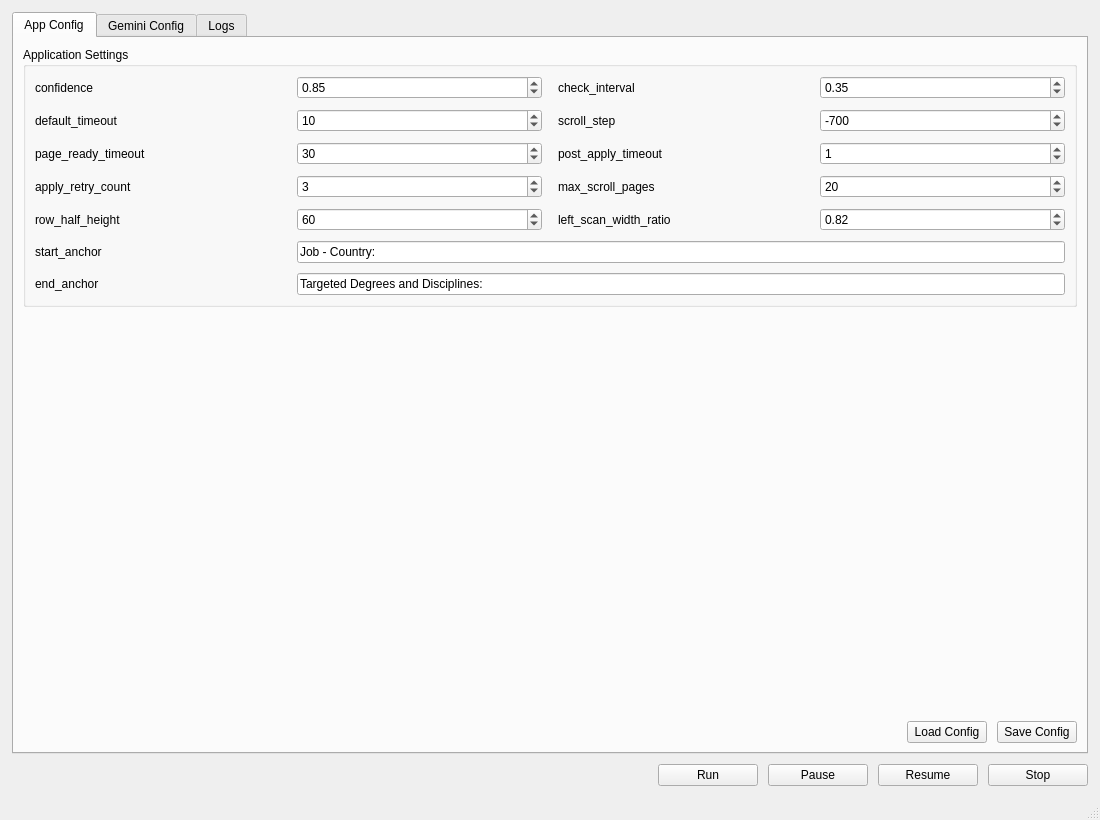
<?xml version="1.0" encoding="UTF-8"?>
<ui version="4.0">
 <class>MainWindow</class>
 <widget class="QMainWindow" name="MainWindow">
  <property name="geometry">
   <rect>
    <x>0</x>
    <y>0</y>
    <width>1100</width>
    <height>820</height>
   </rect>
  </property>
  <property name="windowTitle">
   <string>Application Automation Config</string>
  </property>
  <widget class="QWidget" name="centralwidget">
   <layout class="QVBoxLayout" name="verticalLayout_main">
    <property name="spacing">
     <number>10</number>
    </property>
    <property name="leftMargin">
     <number>12</number>
    </property>
    <property name="topMargin">
     <number>12</number>
    </property>
    <property name="rightMargin">
     <number>12</number>
    </property>
    <property name="bottomMargin">
     <number>12</number>
    </property>
    <item>
     <widget class="QTabWidget" name="tabWidget">
      <property name="currentIndex">
       <number>0</number>
      </property>
      <widget class="QWidget" name="tab_app_config">
       <attribute name="title">
        <string>App Config</string>
       </attribute>
       <layout class="QVBoxLayout" name="verticalLayout_app_tab">
        <property name="spacing">
         <number>10</number>
        </property>
        <item>
         <widget class="QGroupBox" name="groupBox_app_config">
          <property name="title">
           <string>Application Settings</string>
          </property>
          <layout class="QGridLayout" name="gridLayout_app_config">
           <property name="horizontalSpacing">
            <number>16</number>
           </property>
           <property name="verticalSpacing">
            <number>10</number>
           </property>
           <item row="0" column="0">
            <widget class="QLabel" name="label_confidence">
             <property name="text">
              <string>confidence</string>
             </property>
            </widget>
           </item>
           <item row="0" column="1">
            <widget class="QDoubleSpinBox" name="spin_confidence">
             <property name="decimals">
              <number>2</number>
             </property>
             <property name="minimum">
              <double>0.000000000000000</double>
             </property>
             <property name="maximum">
              <double>1.000000000000000</double>
             </property>
             <property name="singleStep">
              <double>0.010000000000000</double>
             </property>
             <property name="value">
              <double>0.850000000000000</double>
             </property>
            </widget>
           </item>
           <item row="0" column="2">
            <widget class="QLabel" name="label_check_interval">
             <property name="text">
              <string>check_interval</string>
             </property>
            </widget>
           </item>
           <item row="0" column="3">
            <widget class="QDoubleSpinBox" name="spin_check_interval">
             <property name="decimals">
              <number>2</number>
             </property>
             <property name="minimum">
              <double>0.000000000000000</double>
             </property>
             <property name="maximum">
              <double>9999.000000000000000</double>
             </property>
             <property name="singleStep">
              <double>0.050000000000000</double>
             </property>
             <property name="value">
              <double>0.350000000000000</double>
             </property>
            </widget>
           </item>
           <item row="1" column="0">
            <widget class="QLabel" name="label_default_timeout">
             <property name="text">
              <string>default_timeout</string>
             </property>
            </widget>
           </item>
           <item row="1" column="1">
            <widget class="QSpinBox" name="spin_default_timeout">
             <property name="maximum">
              <number>99999</number>
             </property>
             <property name="value">
              <number>10</number>
             </property>
            </widget>
           </item>
           <item row="1" column="2">
            <widget class="QLabel" name="label_scroll_step">
             <property name="text">
              <string>scroll_step</string>
             </property>
            </widget>
           </item>
           <item row="1" column="3">
            <widget class="QSpinBox" name="spin_scroll_step">
             <property name="minimum">
              <number>-999999</number>
             </property>
             <property name="maximum">
              <number>999999</number>
             </property>
             <property name="value">
              <number>-700</number>
             </property>
            </widget>
           </item>
           <item row="2" column="0">
            <widget class="QLabel" name="label_page_ready_timeout">
             <property name="text">
              <string>page_ready_timeout</string>
             </property>
            </widget>
           </item>
           <item row="2" column="1">
            <widget class="QSpinBox" name="spin_page_ready_timeout">
             <property name="maximum">
              <number>99999</number>
             </property>
             <property name="value">
              <number>30</number>
             </property>
            </widget>
           </item>
           <item row="2" column="2">
            <widget class="QLabel" name="label_post_apply_timeout">
             <property name="text">
              <string>post_apply_timeout</string>
             </property>
            </widget>
           </item>
           <item row="2" column="3">
            <widget class="QSpinBox" name="spin_post_apply_timeout">
             <property name="maximum">
              <number>100</number>
             </property>
             <property name="stepType">
              <enum>QAbstractSpinBox::StepType::DefaultStepType</enum>
             </property>
             <property name="value">
              <number>1</number>
             </property>
            </widget>
           </item>
           <item row="3" column="0">
            <widget class="QLabel" name="label_apply_retry_count">
             <property name="text">
              <string>apply_retry_count</string>
             </property>
            </widget>
           </item>
           <item row="3" column="1">
            <widget class="QSpinBox" name="spin_apply_retry_count">
             <property name="maximum">
              <number>99999</number>
             </property>
             <property name="value">
              <number>3</number>
             </property>
            </widget>
           </item>
           <item row="3" column="2">
            <widget class="QLabel" name="label_max_scroll_pages">
             <property name="text">
              <string>max_scroll_pages</string>
             </property>
            </widget>
           </item>
           <item row="3" column="3">
            <widget class="QSpinBox" name="spin_max_scroll_pages">
             <property name="maximum">
              <number>99999</number>
             </property>
             <property name="value">
              <number>20</number>
             </property>
            </widget>
           </item>
           <item row="4" column="0">
            <widget class="QLabel" name="label_row_half_height">
             <property name="text">
              <string>row_half_height</string>
             </property>
            </widget>
           </item>
           <item row="4" column="1">
            <widget class="QSpinBox" name="spin_row_half_height">
             <property name="maximum">
              <number>99999</number>
             </property>
             <property name="value">
              <number>60</number>
             </property>
            </widget>
           </item>
           <item row="4" column="2">
            <widget class="QLabel" name="label_left_scan_width_ratio">
             <property name="text">
              <string>left_scan_width_ratio</string>
             </property>
            </widget>
           </item>
           <item row="4" column="3">
            <widget class="QDoubleSpinBox" name="spin_left_scan_width_ratio">
             <property name="decimals">
              <number>2</number>
             </property>
             <property name="minimum">
              <double>0.000000000000000</double>
             </property>
             <property name="maximum">
              <double>1.000000000000000</double>
             </property>
             <property name="singleStep">
              <double>0.010000000000000</double>
             </property>
             <property name="value">
              <double>0.820000000000000</double>
             </property>
            </widget>
           </item>
           <item row="5" column="0">
            <widget class="QLabel" name="label_start_anchor">
             <property name="text">
              <string>start_anchor</string>
             </property>
            </widget>
           </item>
           <item row="5" column="1" colspan="3">
            <widget class="QLineEdit" name="edit_start_anchor">
             <property name="text">
              <string>Job - Country:</string>
             </property>
            </widget>
           </item>
           <item row="6" column="0">
            <widget class="QLabel" name="label_end_anchor">
             <property name="text">
              <string>end_anchor</string>
             </property>
            </widget>
           </item>
           <item row="6" column="1" colspan="3">
            <widget class="QLineEdit" name="edit_end_anchor">
             <property name="text">
              <string>Targeted Degrees and Disciplines:</string>
             </property>
            </widget>
           </item>
          </layout>
         </widget>
        </item>
        <item>
         <spacer name="verticalSpacer_app">
          <property name="orientation">
           <enum>Qt::Orientation::Vertical</enum>
          </property>
          <property name="sizeHint" stdset="0">
           <size>
            <width>20</width>
            <height>40</height>
           </size>
          </property>
         </spacer>
        </item>
        <item>
         <layout class="QHBoxLayout" name="horizontalLayout_app_buttons">
          <item>
           <spacer name="horizontalSpacer_app_left">
            <property name="orientation">
             <enum>Qt::Orientation::Horizontal</enum>
            </property>
            <property name="sizeHint" stdset="0">
             <size>
              <width>40</width>
              <height>20</height>
             </size>
            </property>
           </spacer>
          </item>
          <item>
           <widget class="QPushButton" name="button_load_app_config">
            <property name="text">
             <string>Load Config</string>
            </property>
           </widget>
          </item>
          <item>
           <widget class="QPushButton" name="button_save_app_config">
            <property name="text">
             <string>Save Config</string>
            </property>
           </widget>
          </item>
         </layout>
        </item>
       </layout>
      </widget>
      <widget class="QWidget" name="tab_gemini_config">
       <attribute name="title">
        <string>Gemini Config</string>
       </attribute>
       <layout class="QVBoxLayout" name="verticalLayout_gemini_tab">
        <property name="spacing">
         <number>10</number>
        </property>
        <item>
         <widget class="QScrollArea" name="scrollArea_gemini">
          <property name="widgetResizable">
           <bool>true</bool>
          </property>
          <widget class="QWidget" name="scrollAreaWidgetContents_gemini">
           <property name="geometry">
            <rect>
             <x>0</x>
             <y>0</y>
             <width>1031</width>
             <height>1339</height>
            </rect>
           </property>
           <layout class="QVBoxLayout" name="verticalLayout_gemini_content">
            <property name="spacing">
             <number>12</number>
            </property>
            <item>
             <widget class="QGroupBox" name="groupBox_gemini_basic">
              <property name="title">
               <string>Basic Gemini Settings</string>
              </property>
              <layout class="QGridLayout" name="gridLayout_gemini_basic">
               <property name="horizontalSpacing">
                <number>16</number>
               </property>
               <property name="verticalSpacing">
                <number>10</number>
               </property>
               <item row="1" column="0">
                <widget class="QLabel" name="label_model_name">
                 <property name="text">
                  <string>MODEL_NAME</string>
                 </property>
                </widget>
               </item>
               <item row="0" column="1">
                <widget class="QLineEdit" name="edit_api_key">
                 <property name="text">
                  <string/>
                 </property>
                 <property name="echoMode">
                  <enum>QLineEdit::EchoMode::Normal</enum>
                 </property>
                </widget>
               </item>
               <item row="0" column="0">
                <widget class="QLabel" name="label_api_key">
                 <property name="text">
                  <string>API_KEY</string>
                 </property>
                </widget>
               </item>
               <item row="1" column="1">
                <widget class="QLineEdit" name="edit_model_name">
                 <property name="text">
                  <string>gemini-2.5-flash</string>
                 </property>
                </widget>
               </item>
               <item row="2" column="1">
                <widget class="QSpinBox" name="spin_cover_letter_word_limit">
                 <property name="maximum">
                  <number>10000</number>
                 </property>
                 <property name="value">
                  <number>150</number>
                 </property>
                </widget>
               </item>
               <item row="2" column="0">
                <widget class="QLabel" name="label_cover_letter_word_limit">
                 <property name="text">
                  <string>COVER_LETTER_WORD_LIMIT</string>
                 </property>
                </widget>
               </item>
              </layout>
             </widget>
            </item>
            <item>
             <widget class="QGroupBox" name="groupBox_resume_selection_prompts">
              <property name="title">
               <string>Resume Selection Prompts</string>
              </property>
              <layout class="QVBoxLayout" name="verticalLayout_resume_selection_prompts">
               <item>
                <widget class="QLabel" name="label_resume_selection_system_prompt">
                 <property name="text">
                  <string>RESUME_SELECTION_SYSTEM_PROMPT</string>
                 </property>
                </widget>
               </item>
               <item>
                <widget class="QPlainTextEdit" name="text_resume_selection_system_prompt">
                 <property name="plainText">
                  <string>You are helping choose the best resume version for a job application.
Pick exactly one resume from the provided catalog.
Prefer conservative extraction over guessing.
Return JSON only.</string>
                 </property>
                </widget>
               </item>
               <item>
                <widget class="QLabel" name="label_resume_selection_user_prompt_template">
                 <property name="text">
                  <string>RESUME_SELECTION_USER_PROMPT_TEMPLATE</string>
                 </property>
                </widget>
               </item>
               <item>
                <widget class="QPlainTextEdit" name="text_resume_selection_user_prompt_template">
                 <property name="plainText">
                  <string>Job description:
{job_description}

Resume catalog:
{resume_catalog}

Tasks:
1. Select the single best resume for this job.
2. Extract the company name from the job description if it is explicitly stated.
3. Provide 3 to 6 emphasis points to use in the cover letter.

Return JSON with keys:
- company_name
- selected_resume_name
- rationale
- emphasis_points</string>
                 </property>
                </widget>
               </item>
              </layout>
             </widget>
            </item>
            <item>
             <widget class="QGroupBox" name="groupBox_cover_letter_prompts">
              <property name="title">
               <string>Cover Letter Prompts</string>
              </property>
              <layout class="QVBoxLayout" name="verticalLayout_cover_letter_prompts">
               <item>
                <widget class="QLabel" name="label_cover_letter_system_prompt">
                 <property name="text">
                  <string>COVER_LETTER_SYSTEM_PROMPT</string>
                 </property>
                </widget>
               </item>
               <item>
                <widget class="QPlainTextEdit" name="text_cover_letter_system_prompt">
                 <property name="plainText">
                  <string>You write concise, specific, professional cover letters.
Use only the provided materials.
Do not invent experience.
Do not mention missing information.
Output only the final cover letter text.</string>
                 </property>
                </widget>
               </item>
               <item>
                <widget class="QLabel" name="label_cover_letter_user_prompt_template">
                 <property name="text">
                  <string>COVER_LETTER_USER_PROMPT_TEMPLATE</string>
                 </property>
                </widget>
               </item>
               <item>
                <widget class="QPlainTextEdit" name="text_cover_letter_user_prompt_template">
                 <property name="plainText">
                  <string>Write a tailored cover letter.

Company: {company_name}

Job description:
{job_description}

Selected resume name: {resume_name}
Selected resume text:
{resume_text}

Emphasis points:
{emphasis_points}</string>
                 </property>
                </widget>
               </item>
              </layout>
             </widget>
            </item>
            <item>
             <widget class="QGroupBox" name="groupBox_minor_change_prompts">
              <property name="title">
               <string>Minor Change Prompts</string>
              </property>
              <layout class="QVBoxLayout" name="verticalLayout_minor_change_prompts">
               <item>
                <widget class="QLabel" name="label_minor_change_system_prompt">
                 <property name="text">
                  <string>MINOR_CHANGE_SYSTEM_PROMPT</string>
                 </property>
                </widget>
               </item>
               <item>
                <widget class="QPlainTextEdit" name="text_minor_change_system_prompt">
                 <property name="plainText">
                  <string>You write concise, specific, professional cover letters.
You are revising for a new role at the same company.
Keep continuity with the previous cover letter, but introduce only minor changes to fit the new job.
Avoid copying long phrases verbatim.
Use only the provided materials.
Output only the final cover letter text.</string>
                 </property>
                </widget>
               </item>
               <item>
                <widget class="QLabel" name="label_minor_change_user_prompt_template">
                 <property name="text">
                  <string>MINOR_CHANGE_USER_PROMPT_TEMPLATE</string>
                 </property>
                </widget>
               </item>
               <item>
                <widget class="QPlainTextEdit" name="text_minor_change_user_prompt_template">
                 <property name="plainText">
                  <string>Write a tailored cover letter for a new role at the same company.

Company: {company_name}

Job description:
{job_description}

Selected resume name: {resume_name}
Selected resume text:
{resume_text}

Emphasis points:
{emphasis_points}

Use the uploaded previous cover letter PDF as context.
Preserve general tone and motivation, but make minor changes for the new role.</string>
                 </property>
                </widget>
               </item>
              </layout>
             </widget>
            </item>
            <item>
             <widget class="QGroupBox" name="groupBox_additional_info">
              <property name="title">
               <string>Additional Personal Information</string>
              </property>
              <layout class="QVBoxLayout" name="verticalLayout_additional_info">
               <item>
                <widget class="QPlainTextEdit" name="text_additional_personal_information">
                 <property name="plainText">
                  <string>use them selectively based on the job description: 
</string>
                 </property>
                </widget>
               </item>
              </layout>
             </widget>
            </item>
            <item>
             <widget class="QGroupBox" name="groupBox_resume_catalog">
              <property name="sizePolicy">
               <sizepolicy hsizetype="Preferred" vsizetype="Fixed">
                <horstretch>0</horstretch>
                <verstretch>0</verstretch>
               </sizepolicy>
              </property>
              <property name="title">
               <string>Resume Catalog</string>
              </property>
              <layout class="QVBoxLayout" name="verticalLayout_resume_catalog">
               <item>
                <widget class="QTableWidget" name="table_resume_catalog">
                 <property name="editTriggers">
                  <set>QAbstractItemView::EditTrigger::AnyKeyPressed|QAbstractItemView::EditTrigger::DoubleClicked|QAbstractItemView::EditTrigger::EditKeyPressed</set>
                 </property>
                 <property name="selectionMode">
                  <enum>QAbstractItemView::SelectionMode::SingleSelection</enum>
                 </property>
                 <property name="selectionBehavior">
                  <enum>QAbstractItemView::SelectionBehavior::SelectRows</enum>
                 </property>
                 <property name="rowCount">
                  <number>3</number>
                 </property>
                 <property name="columnCount">
                  <number>2</number>
                 </property>
                 <attribute name="horizontalHeaderStretchLastSection">
                  <bool>true</bool>
                 </attribute>
                 <row/>
                 <row/>
                 <row/>
                 <column>
                  <property name="text">
                   <string>Name</string>
                  </property>
                 </column>
                 <column>
                  <property name="text">
                   <string>Summary</string>
                  </property>
                 </column>
                 <item row="0" column="0">
                  <property name="text">
                   <string>general</string>
                  </property>
                 </item>
                 <item row="0" column="1">
                  <property name="text">
                   <string>General software, programming, analytics, and broad technical experience.</string>
                  </property>
                 </item>
                 <item row="1" column="0">
                  <property name="text">
                   <string>software_dev</string>
                  </property>
                 </item>
                 <item row="1" column="1">
                  <property name="text">
                   <string>Software development, coding, implementation, debugging, and developer workflows.</string>
                  </property>
                 </item>
                 <item row="2" column="0">
                  <property name="text">
                   <string>complete</string>
                  </property>
                 </item>
                 <item row="2" column="1">
                  <property name="text">
                   <string>complete resume with all experience, including detailed description, but this is too long for most postings</string>
                  </property>
                 </item>
                </widget>
               </item>
               <item>
                <layout class="QHBoxLayout" name="horizontalLayout_resume_catalog_buttons">
                 <item>
                  <widget class="QPushButton" name="button_add_resume_row">
                   <property name="text">
                    <string>Add Row</string>
                   </property>
                  </widget>
                 </item>
                 <item>
                  <widget class="QPushButton" name="button_remove_resume_row">
                   <property name="text">
                    <string>Remove Selected Row</string>
                   </property>
                  </widget>
                 </item>
                 <item>
                  <spacer name="horizontalSpacer_resume_catalog_buttons">
                   <property name="orientation">
                    <enum>Qt::Orientation::Horizontal</enum>
                   </property>
                   <property name="sizeHint" stdset="0">
                    <size>
                     <width>40</width>
                     <height>20</height>
                    </size>
                   </property>
                  </spacer>
                 </item>
                </layout>
               </item>
              </layout>
             </widget>
            </item>
            <item>
             <spacer name="verticalSpacer_gemini_bottom">
              <property name="orientation">
               <enum>Qt::Orientation::Vertical</enum>
              </property>
              <property name="sizeHint" stdset="0">
               <size>
                <width>20</width>
                <height>40</height>
               </size>
              </property>
             </spacer>
            </item>
           </layout>
          </widget>
         </widget>
        </item>
        <item>
         <layout class="QHBoxLayout" name="horizontalLayout_gemini_buttons">
          <item>
           <spacer name="horizontalSpacer_gemini_left">
            <property name="orientation">
             <enum>Qt::Orientation::Horizontal</enum>
            </property>
            <property name="sizeHint" stdset="0">
             <size>
              <width>40</width>
              <height>20</height>
             </size>
            </property>
           </spacer>
          </item>
          <item>
           <widget class="QPushButton" name="button_load_gemini_config">
            <property name="text">
             <string>Load Config</string>
            </property>
           </widget>
          </item>
          <item>
           <widget class="QPushButton" name="button_save_gemini_config">
            <property name="text">
             <string>Save Config</string>
            </property>
           </widget>
          </item>
         </layout>
        </item>
       </layout>
      </widget>
      <widget class="QWidget" name="tab_logs">
       <attribute name="title">
        <string>Logs</string>
       </attribute>
       <layout class="QVBoxLayout" name="verticalLayout_logs_tab">
        <property name="spacing">
         <number>10</number>
        </property>
        <item>
         <widget class="QGroupBox" name="groupBox_logs">
          <property name="title">
           <string>Application Logs</string>
          </property>
          <layout class="QVBoxLayout" name="verticalLayout_logs_group">
           <item>
            <widget class="QPlainTextEdit" name="text_logs">
             <property name="readOnly">
              <bool>true</bool>
             </property>
             <property name="placeholderText">
              <string>Logs will appear here...</string>
             </property>
            </widget>
           </item>
           <item>
            <layout class="QHBoxLayout" name="horizontalLayout_logs_buttons">
             <item>
              <widget class="QPushButton" name="button_clear_logs">
               <property name="text">
                <string>Clear Logs</string>
               </property>
              </widget>
             </item>
             <item>
              <spacer name="horizontalSpacer_logs_buttons">
               <property name="orientation">
                <enum>Qt::Orientation::Horizontal</enum>
               </property>
               <property name="sizeHint" stdset="0">
                <size>
                 <width>40</width>
                 <height>20</height>
                </size>
               </property>
              </spacer>
             </item>
            </layout>
           </item>
          </layout>
         </widget>
        </item>
       </layout>
      </widget>
     </widget>
    </item>
    <item>
     <layout class="QHBoxLayout" name="horizontalLayout_run_stop">
      <item>
       <spacer name="horizontalSpacer_run_left">
        <property name="orientation">
         <enum>Qt::Orientation::Horizontal</enum>
        </property>
        <property name="sizeHint" stdset="0">
         <size>
          <width>40</width>
          <height>20</height>
         </size>
        </property>
       </spacer>
      </item>
      <item>
       <widget class="QPushButton" name="run">
        <property name="minimumSize">
         <size>
          <width>100</width>
          <height>0</height>
         </size>
        </property>
        <property name="text">
         <string>Run</string>
        </property>
       </widget>
      </item>
      <item>
       <widget class="QPushButton" name="pause">
        <property name="minimumSize">
         <size>
          <width>100</width>
          <height>0</height>
         </size>
        </property>
        <property name="text">
         <string>Pause</string>
        </property>
       </widget>
      </item>
      <item>
       <widget class="QPushButton" name="resume">
        <property name="minimumSize">
         <size>
          <width>100</width>
          <height>0</height>
         </size>
        </property>
        <property name="text">
         <string>Resume</string>
        </property>
       </widget>
      </item>
      <item>
       <widget class="QPushButton" name="stop">
        <property name="minimumSize">
         <size>
          <width>100</width>
          <height>0</height>
         </size>
        </property>
        <property name="text">
         <string>Stop</string>
        </property>
       </widget>
      </item>
     </layout>
    </item>
   </layout>
  </widget>
  <widget class="QMenuBar" name="menubar">
   <property name="geometry">
    <rect>
     <x>0</x>
     <y>0</y>
     <width>1100</width>
     <height>25</height>
    </rect>
   </property>
  </widget>
  <widget class="QStatusBar" name="statusbar"/>
 </widget>
 <resources/>
 <connections/>
</ui>
